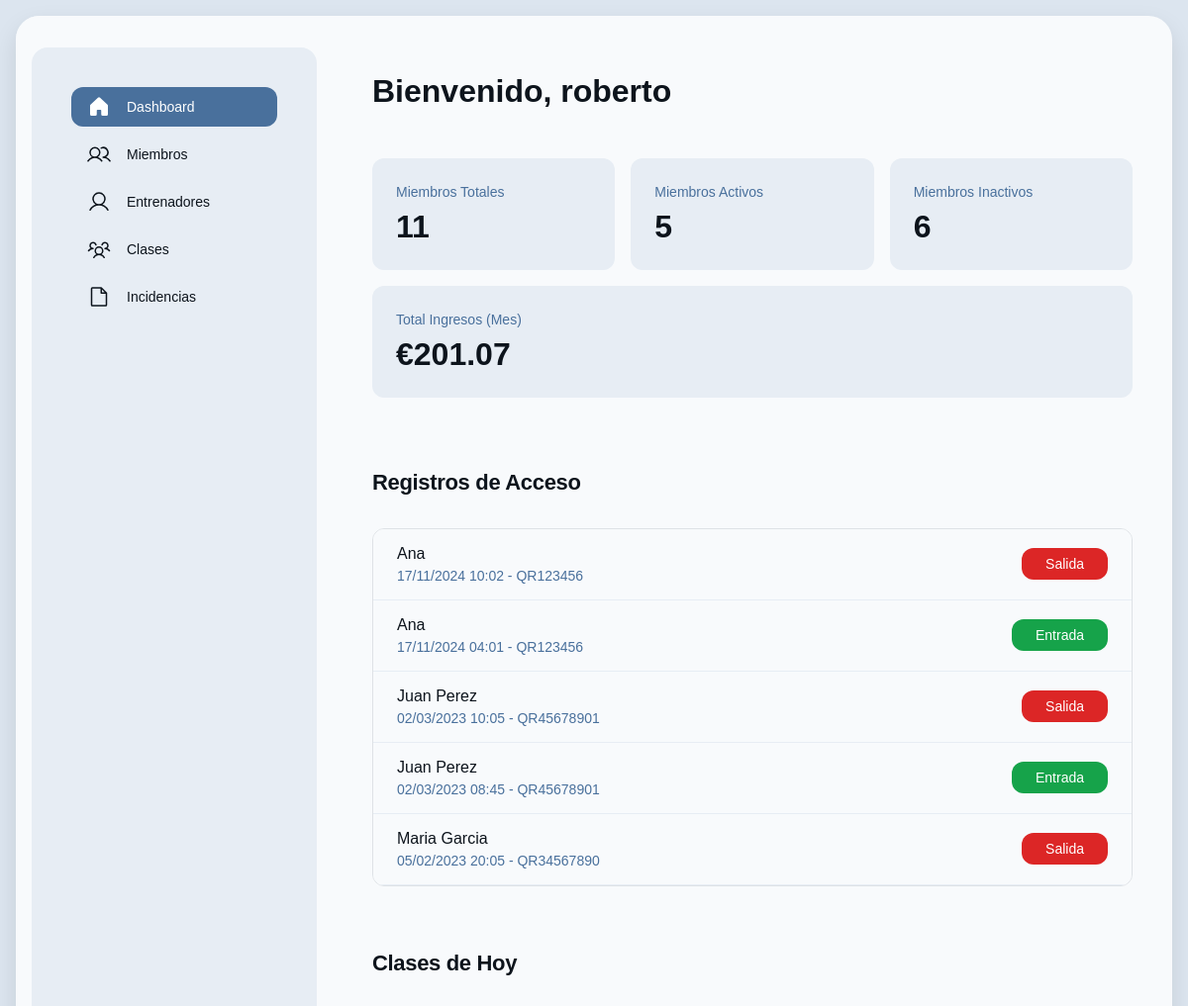
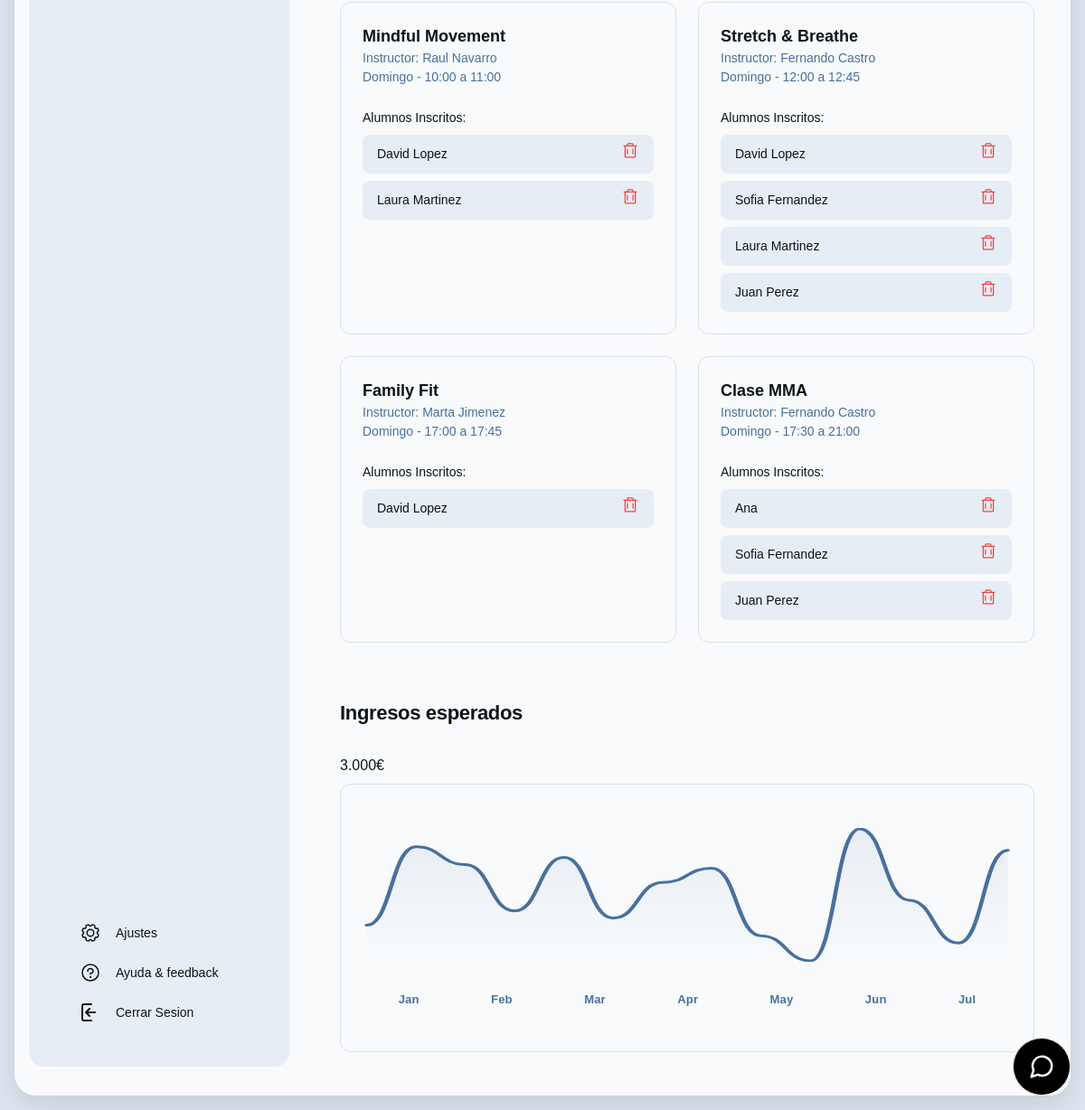
/index.php (signed in), run on the app's committed database (2 pictures, top to bottom).
### tables this page shows
CREATE TABLE `registro_accesos` (
  `id` int(11) NOT NULL,
  `usuario_id` int(11) DEFAULT NULL,
  `fecha` datetime DEFAULT NULL,
  `tipo` enum('entrada','salida') DEFAULT NULL,
  `codigo_qr` varchar(255) DEFAULT NULL
);

CREATE TABLE `usuarios` (
  `id_usuario` int(11) NOT NULL,
  `nombre` varchar(100) DEFAULT NULL,
  `email` varchar(100) DEFAULT NULL,
  `passwd` varchar(255) DEFAULT NULL,
  `fecha_registro` date DEFAULT curdate(),
  `tipo` enum('cliente','admin') DEFAULT 'cliente'
);

CREATE TABLE `clases` (
  `id` int(11) NOT NULL,
  `nombre` varchar(100) DEFAULT NULL,
  `descripcion` text DEFAULT NULL,
  `entrenador_id` int(11) DEFAULT NULL
);

CREATE TABLE `entrenadores` (
  `id` int(11) NOT NULL,
  `nombre` varchar(100) DEFAULT NULL,
  `especialidad` varchar(100) DEFAULT NULL,
  `telefono` varchar(15) DEFAULT NULL,
  `email` varchar(100) DEFAULT NULL
);

### view/dashboard_admin.php (the view, shortened to what the rows shown need)
<!DOCTYPE html>
<html>
  <head>
    <link rel="stylesheet" href="https://cdnjs.cloudflare.com/ajax/libs/font-awesome/4.7.0/css/font-awesome.min.css">
    <link rel="stylesheet" href="https://cdn.jsdelivr.net/npm/sweetalert2@11.7.32/dist/sweetalert2.min.css">
    <script src="https://cdn.tailwindcss.com?plugins=forms,container-queries"></script>
  </head>
  <body>
    <div class="main-card">
      <div class="main-content">
        <div class="content-container">
          <h2 class="text-[#0d141c] text-[22px] font-bold leading-tight tracking-[-0.015em] px-4 pb-3 pt-5">Registros de Acceso</h2>
          <div class="px-4 py-3">
            <div class="flex flex-col overflow-hidden rounded-xl border border-[#49709c] bg-[#f8fafc]">
              <?php foreach ($lastAccessLogs as $log): ?>
              <div class="flex items-center gap-4 bg-[#f8fafc] px-4 min-h-[72px] py-2 justify-between border-b border-[#e7edf4] w-full">
                <div class="flex flex-col justify-center">
                  <p class="text-[#0d141c] text-base font-medium leading-normal line-clamp-1"><?php echo htmlspecialchars($log['nombre']); ?></p>
                  <p class="text-[#49709c] text-sm font-normal leading-normal line-clamp-2">
                    <?php
                    $fecha = new DateTime($log['fecha']);
                    echo $fecha->format('d/m/Y H:i') . ' - ' .
                        ($log['codigo_qr']);
                    ?>
                  </p>
                </div>
                <div class="shrink-0">
                  <span class="flex min-w-[84px] max-w-[480px] items-center justify-center overflow-hidden rounded-xl h-8 px-4 <?php echo $log['tipo'] == 'entrada' ? 'bg-green-600' : 'bg-red-600'; ?> text-white text-sm font-medium leading-normal w-fit">
                    <?php echo $log['tipo'] == 'entrada' ? 'Entrada' : 'Salida'; ?>
                  </span>
                </div>
              </div>
              <?php endforeach; ?>
            </div>
          </div>
          <?php
          require_once("model/clases_model.php");
          $clasesModel = new ClasesModel();
          $clasesHoy = $clasesModel->get_clases_hoy();
          ?>
          <h2 class="text-[#0d141c] text-[22px] font-bold leading-tight tracking-[-0.015em] px-4 pb-3 pt-5">Clases de Hoy</h2>
          <div class="px-4 py-3">
            <div class="grid grid-cols-[repeat(auto-fit,minmax(250px,1fr))] gap-4">
              <?php foreach ($clasesHoy as $clase): ?>
              <div class="flex flex-col gap-3 rounded-xl border border-[#49709c] bg-[#f8fafc] p-4">
                <div>
                  <p class="text-[#0d141c] text-lg font-bold leading-normal"><?php echo htmlspecialchars($clase['nombre']); ?></p>
                  <p class="text-[#49709c] text-sm font-normal leading-normal">Instructor: <?php echo htmlspecialchars($clase['nombre_entrenador']); ?></p>
                  <p class="text-[#49709c] text-sm font-normal leading-normal">
                    <?php echo htmlspecialchars($clase['dia_semana']); ?> -
                    <?php echo date('H:i', strtotime($clase['hora_inicio'])); ?> a
                    <?php echo date('H:i', strtotime($clase['hora_fin'])); ?>
                  </p>
                </div>
                <?php if (!empty($clase['alumnos'])): ?>
                <div class="mt-2">
                  <p class="text-[#0d141c] text-sm font-medium leading-normal mb-2">Alumnos Inscritos:</p>
                  <div class="flex flex-col gap-2">
                    <?php foreach ($clase['alumnos'] as $alumno): ?>
                    <div class="flex items-center gap-2 bg-[#e7edf4] px-3 py-2 rounded-lg">
                      <p class="text-[#0d141c] text-sm font-normal leading-normal flex-1"><?php echo htmlspecialchars($alumno); ?></p>
                      <form action="index.php?controlador=clases&action=eliminarAlumno" method="POST" class="ml-auto" onsubmit="return confirmarEliminacion(event)">
                        <button type="submit" class="text-red-500 hover:text-red-700 transition-colors">
                        </button>
                      </form>
                    </div>
                    <?php endforeach; ?>
                  </div>
                </div>
                <?php else: ?>
                <div class="mt-2">
                  <p class="text-[#49709c] text-sm font-normal leading-normal">No hay alumnos inscritos</p>
                </div>
                <?php endif; ?>
              </div>
              <?php endforeach; ?>
            </div>
          </div>
          <h2 class="text-[#0d141c] text-[22px] font-bold leading-tight tracking-[-0.015em] px-4 pb-3 pt-5">Ingresos esperados</h2>
        </div>
      </div>
    </div>
  </body>
</html>

### data on the page
registro_accesos: usuario.nombre "Ana", fecha "17/11/2024 10:02", codigo_qr "QR123456", tipo "Salida"
registro_accesos: usuario.nombre "Ana", fecha "17/11/2024 04:01", codigo_qr "QR123456", tipo "Entrada"
registro_accesos: usuario.nombre "Juan Perez", fecha "02/03/2023 10:05", codigo_qr "QR45678901", tipo "Salida"
registro_accesos: usuario.nombre "Juan Perez", fecha "02/03/2023 08:45", codigo_qr "QR45678901", tipo "Entrada"
registro_accesos: usuario.nombre "Maria Garcia", fecha "05/02/2023 20:05", codigo_qr "QR34567890", tipo "Salida"
clases: nombre "Mindful Movement", entrenador.nombre "Raul Navarro", dia_semana "Domingo", hora_inicio "10:00", hora_fin "11:00", alumno "David Lopez", alumno "Laura Martinez"
clases: nombre "Stretch & Breathe", entrenador.nombre "Fernando Castro", dia_semana "Domingo", hora_inicio "12:00", hora_fin "12:45", alumno "David Lopez", alumno "Sofia Fernandez", alumno "Laura Martinez", alumno "Juan Perez"
clases: nombre "Family Fit", entrenador.nombre "Marta Jimenez", dia_semana "Domingo", hora_inicio "17:00", hora_fin "17:45", alumno "David Lopez"
clases: nombre "Clase MMA", entrenador.nombre "Fernando Castro", dia_semana "Domingo", hora_inicio "17:30", hora_fin "21:00", alumno "Ana", alumno "Sofia Fernandez", alumno "Juan Perez"

### other printed values
$_SESSION["nombre"] "roberto"
$totalMembers "11"
$activeMembers "5"
$inactiveMembers "6"
$totalRevenue "201.07"
